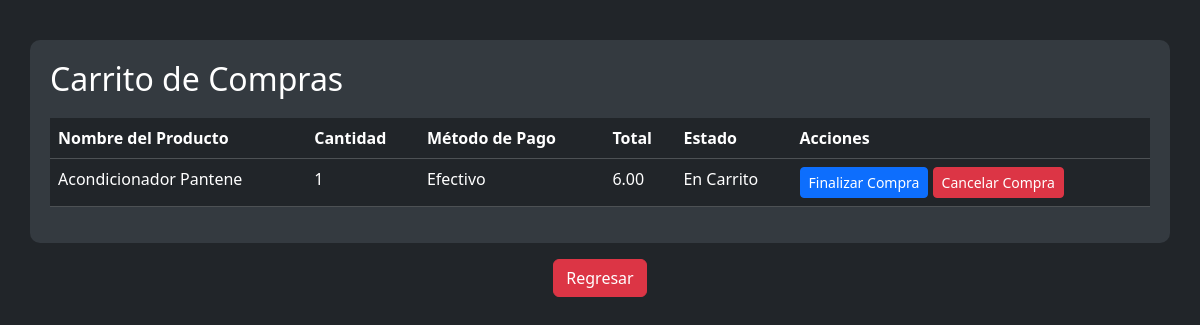
The page /carritouser.php (signed in) on the database as committed earlier.
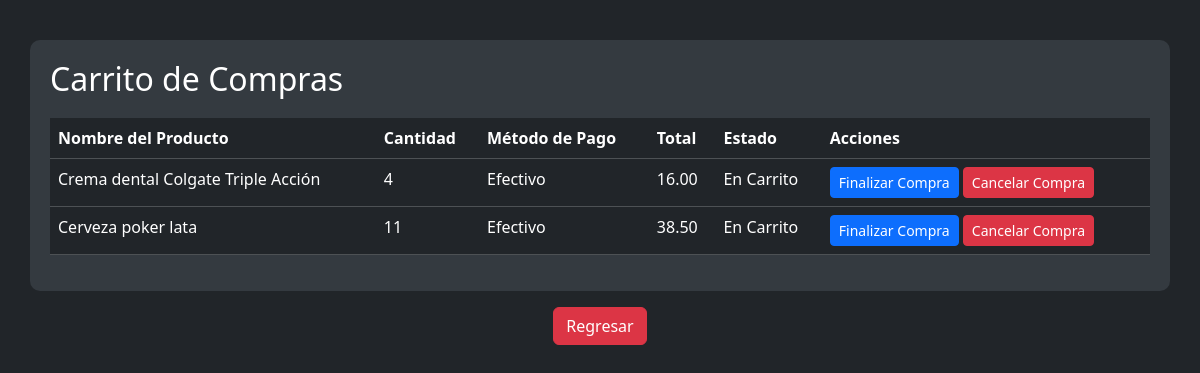
The same page on the database as committed later.
### tables this page shows
CREATE TABLE `historial_ventas` (
  `ID` int(11) NOT NULL,
  `id_usuario` int(11) NOT NULL,
  `Metodo_pago` varchar(50) DEFAULT NULL,
  `Cantidad` int(11) DEFAULT NULL,
  `Fecha` timestamp NULL DEFAULT current_timestamp(),
  `Estado` varchar(20) NOT NULL DEFAULT 'Pendiente',
  `IDP` int(11) NOT NULL,
  `Total` decimal(10,2) NOT NULL
);

CREATE TABLE `productos` (
  `IDP` int(11) NOT NULL,
  `Nombre` varchar(255) NOT NULL,
  `Precio` decimal(10,2) NOT NULL,
  `Categoria` varchar(255) DEFAULT NULL,
  `Cantidad` int(11) DEFAULT NULL,
  `Descripcion` text DEFAULT NULL,
  `Foto` varchar(255) DEFAULT NULL,
  `Estado` varchar(20) NOT NULL DEFAULT 'Pendiente',
  `fecha_de_entrega` timestamp NOT NULL DEFAULT current_timestamp()
);

### carritouser.php (the view, shortened to what this page needs)
<?php
include_once 'conexion.php';
include_once("sweetarch.php");
$usuario_id = $_SESSION['usuario_id'];
$query = "SELECT hv.ID, p.IDP, p.Nombre as NombreProducto, hv.Cantidad, hv.Metodo_pago, hv.Total, hv.Estado
          FROM historial_ventas hv
          INNER JOIN productos p ON hv.IDP = p.IDP
          WHERE hv.id_usuario = :usuario_id AND hv.Estado = 'En Carrito'";
$statement = $con->prepare($query);
$statement->bindParam(':usuario_id', $usuario_id);
$statement->execute();
$historial_ventas = $statement->fetchAll(PDO::FETCH_ASSOC);
?>
<!DOCTYPE html>
<html lang="en">
<head>
    <link rel="stylesheet" href="CSS/bootstrap.css">
    <link rel="stylesheet" href="CSS/alerta.css">
</head>
<body>
    <div class="container">
        <h2>Carrito de Compras</h2>
        <form method="post" action="<?php echo $_SERVER['PHP_SELF']; ?>">
            <table class="table table-dark">
                <thead>
                    <tr>
                        <th scope="col">Nombre del Producto</th>
                        <th scope="col">Cantidad</th>
                        <th scope="col">Método de Pago</th>
                        <th scope="col">Total</th>
                        <th scope="col">Estado</th>
                        <th scope="col">Acciones</th>
                    </tr>
                </thead>
                <tbody>
                    <?php foreach ($historial_ventas as $venta): ?>
                        <tr>
                            <td><?= htmlspecialchars($venta['NombreProducto']) ?></td>
                            <td><?= htmlspecialchars($venta['Cantidad']) ?></td>
                            <td><?= htmlspecialchars($venta['Metodo_pago']) ?></td>
                            <td><?= htmlspecialchars($venta['Total']) ?></td>
                            <td><?= htmlspecialchars($venta['Estado']) ?></td>
                            <td>
                                <?php if ($venta['Estado'] === 'En Carrito'): ?>
                                    <button type="submit" name="finalizar_compra" class="btn btn-primary btn-sm" onclick="return confirm('¿Estás seguro de finalizar la compra?')">Finalizar Compra</button>
                                    <button type="submit" name="cancelar_compra" class="btn btn-danger btn-sm" onclick="return confirm('¿Estás seguro de cancelar la compra?')" value="<?= $venta['ID'] ?>">Cancelar Compra</button>
                                <?php endif; ?>
                            </td>
                        </tr>
                    <?php endforeach; ?>
                </tbody>
            </table>
        </form>
    </div>
    <div class="row mt-3">
        <div class="col-12 text-center">
            <a href="index.php" class="btn btn-danger">Regresar</a>
        </div>
    </div>
</body>
</html>

Rows that differ between the two databases and show on the page:
no longer on this page (row edited): historial_ventas: IDP.Nombre "Acondicionador Pantene", Cantidad "1", Metodo_pago "Efectivo", Total "6.00", Estado "En Carrito", $venta['ID'] 16 (drawn)
added historial_ventas: IDP.Nombre "Crema dental Colgate Triple Acción", Cantidad "4", Metodo_pago "Efectivo", Total "16.00", Estado "En Carrito", $venta['ID'] 44 (drawn)
added historial_ventas: IDP.Nombre "Cerveza poker lata", Cantidad "11", Metodo_pago "Efectivo", Total "38.50", Estado "En Carrito", $venta['ID'] 45 (drawn)
